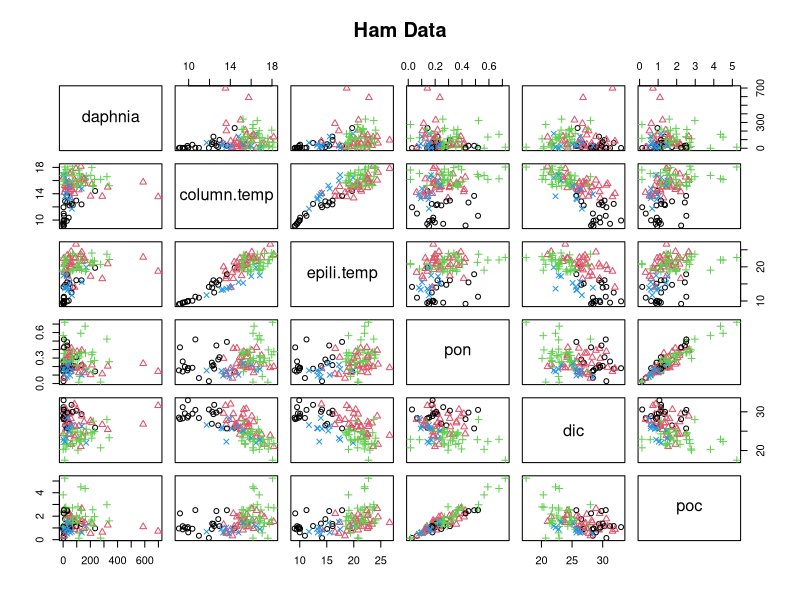
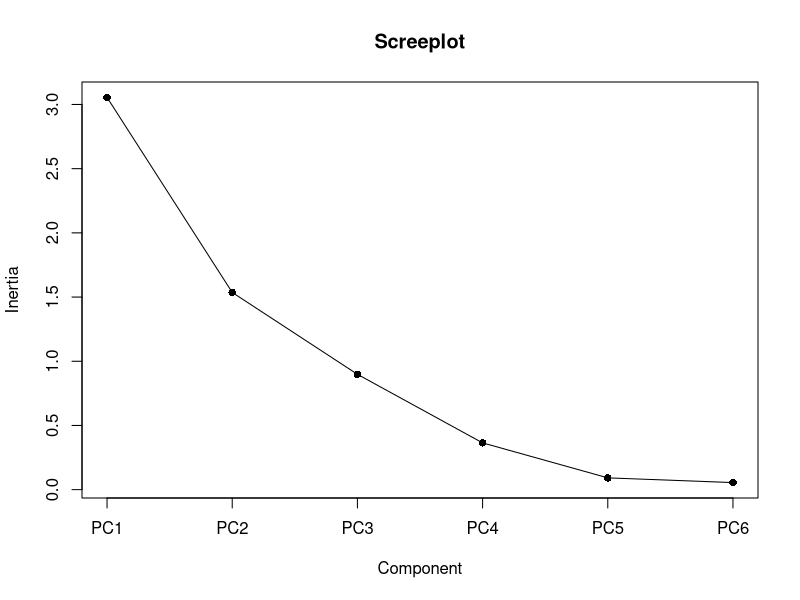
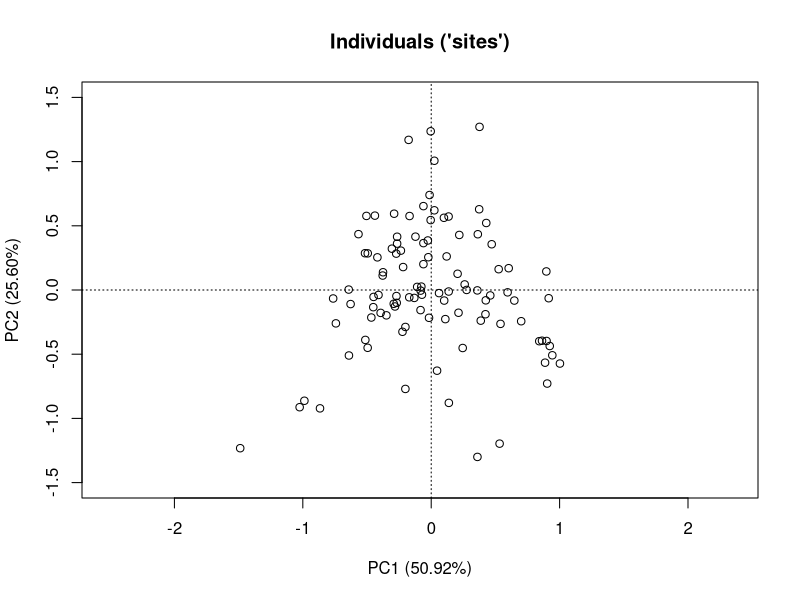
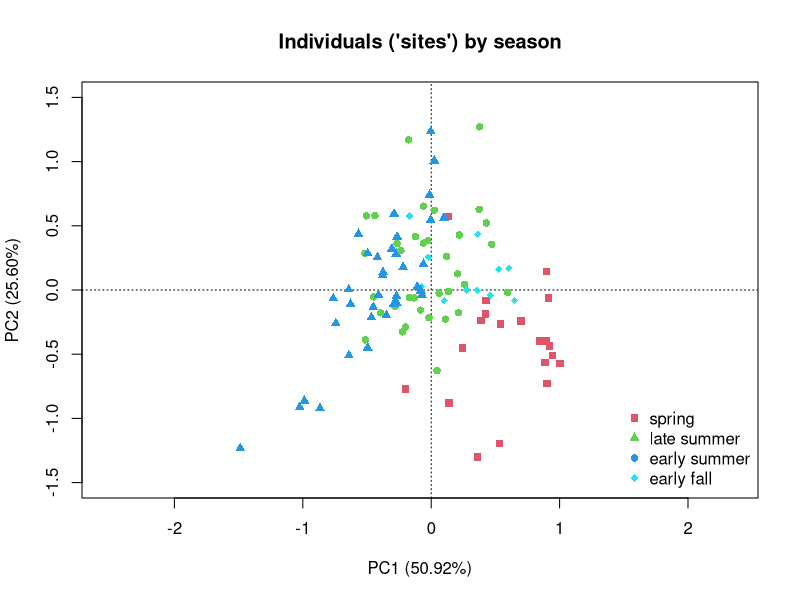
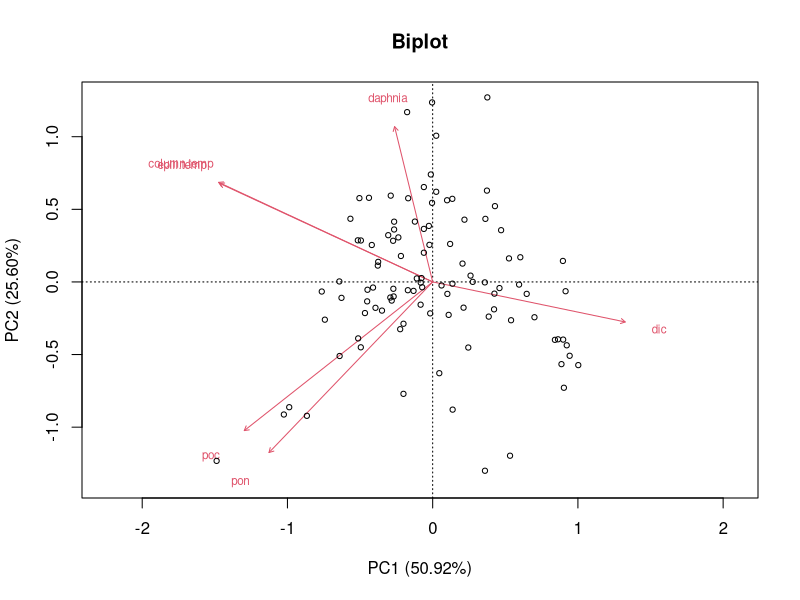
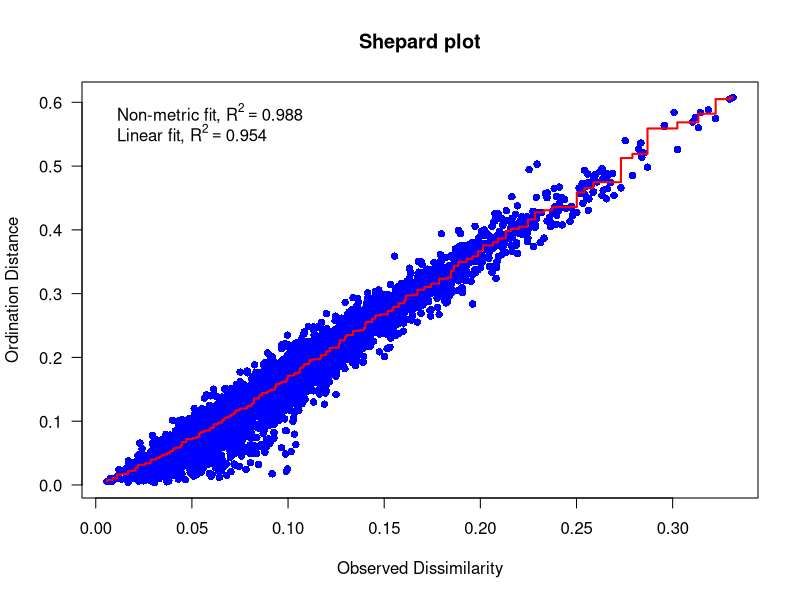
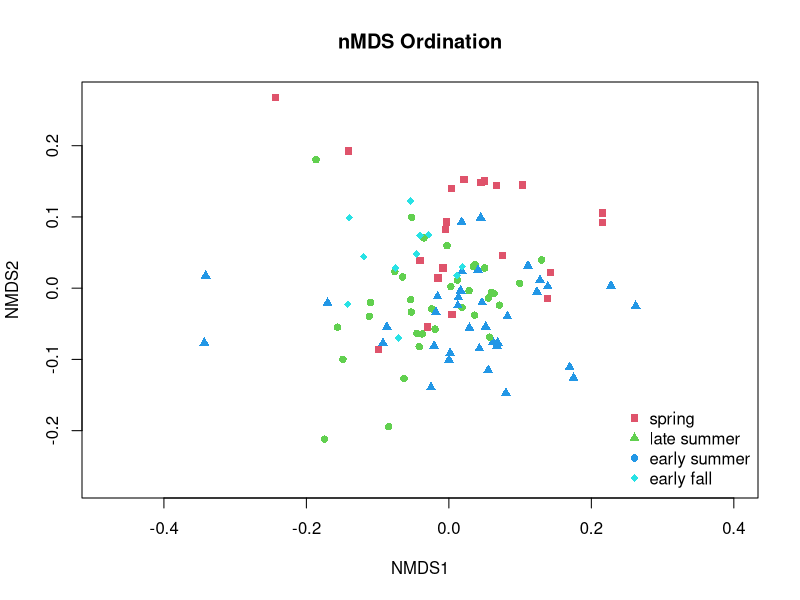

These figures' R source, in order:
## ---- chunk 1
library(readxl)
library(vegan)
# xlsx files
ham <- read_excel("ind dates flat all parameters Hamilton only FOR Kim.xlsx")

ham$area_group <- as.factor(ham$area_group)
## ---- chunk 2
## Select the variables interested
ham.multi <- ham[ham$Station_Acronym == "HH258",
                 c("area_group","season","Station_Acronym","Daphnia",
                    "watercolumn_temp","mean_mixing_depth_temp",
                    "PON_ECCC1m", "DIC_ECCC1m", "POC_ECCC1m")]


## Remove all rows containing NAs
ham.multi <- na.omit(ham.multi)


## Rename the columns
colnames(ham.multi) <- c("area","season","station","daphnia","column.temp",
                         "epili.temp","pon","dic","poc")
## ---- chunk 3
## Recode the season numeric code into factors
table(ham.multi$season)
ham.multi$season <- factor(ham.multi$season, 
                           levels = c(1, 2, 3, 4), 
                           labels = c("spring", "early summer",
                                      "late summer", "early fall"))
## ---- chunk 4
## Correlation table
cor.df <- cor(ham.multi[,4:9])
knitr::kable(cor.df)

## Correlation plot
pairs(ham.multi[,4:9], main = "Ham Data",
      pch = as.numeric(ham.multi$season), col = (ham.multi$season))
## ---- chunk 5
## Run PCA analysis
pca.ham <- rda(ham.multi[,4:9], scale = TRUE) #subset for all continuous variables
## ---- chunk 6
## Select the variables interested
ham.yourmulti <- ham[ham$Station_Acronym == "HH6",
                 c("area_group","season","Station_Acronym","Daphnia",
                    "watercolumn_temp","mean_mixing_depth_temp",
                    "PON_ECCC1m", "DIC_ECCC1m", "POC_ECCC1m")]

## Remove all rows containing NAs
ham.yourmulti <- na.omit(ham.yourmulti)

## Rename the columns
colnames(ham.yourmulti) <- c("area","season","station","daphnia","column.temp",
                         "epili.temp","pon","dic","poc")

## PCA
newpca.ham <- rda(ham.yourmulti[,4:9], scale = TRUE)
## ---- chunk 7
# How many samples in the new dataframe
length(ham.yourmulti$area)

# Cumulative variance explained by PC1 and PC2
77.11
## ---- chunk 8
## Screeplot
screeplot(pca.ham, type = ("lines"), main = "Screeplot", pch = 16, cex = 1)
## ---- chunk 9
# Create a blank plot
plot(pca.ham, type = "n", main = "Individuals ('sites')",
         xlab = "PC1 (50.92%)", 
         ylab = "PC2 (25.60%)", 
         ylim = c(-1.5,1.5))

# Use points() to add points
points(pca.ham, display = "sites", cex = 1) # add sites
## ---- chunk 10
## Create an empty canvas
plot(pca.ham, type = "n", main = "Individuals ('sites') by season",
         xlab = "PC1 (50.92%)", 
         ylab = "PC2 (25.60%)",
         ylim = c(-1.5,1.5)) # specify the y-axis limits

## Use points() to add points
points(pca.ham, display = "sites",
       pch = as.numeric(ham.multi$season) + 14, 
       col = c(2, 3, 4, 5)[as.numeric(ham.multi$season)], 
       cex = 1) # add sites

## Legend
legend("bottomright", legend = unique(ham.multi$season),
       pch = as.numeric(unique(ham.multi$season)) + 14,
       col = c(2,3,4,5), bty = "n", cex = 1) # add legend

## ---- chunk 11
## Biplot for PCA
biplot(pca.ham,
       display = c("sites","species"), 
       type = c("text", "points"),
       main = "Biplot",
       xlab = "PC1 (50.92%)", 
       ylab = "PC2 (25.60%)")
## ---- chunk 12
## Run nMDS
nmds.ham <- metaMDS(ham.multi[,4:9], distance = "bray", k = 2, trace = FALSE)

## Stress
nmds.ham$stress
## ---- chunk 13
## Shepard plot
stressplot(nmds.ham, pch = 16, las = 1,
           main = "Shepard plot")
## ---- chunk 14
## Create empty canvas
plot(nmds.ham, type = "n", main = "nMDS Ordination")

## Add points and legends
points(nmds.ham, display = "sites",
       pch = as.numeric(ham.multi$season) + 14,
       col = c(2, 3, 4, 5) [as.numeric(ham.multi$season)],
       cex = 1) # add sites
legend("bottomright", legend = unique(ham.multi$season),
       pch = as.numeric(unique(ham.multi$season)) + 14,
       col = c(2,3,4,5), bty = "n", cex = 1) # add legend
